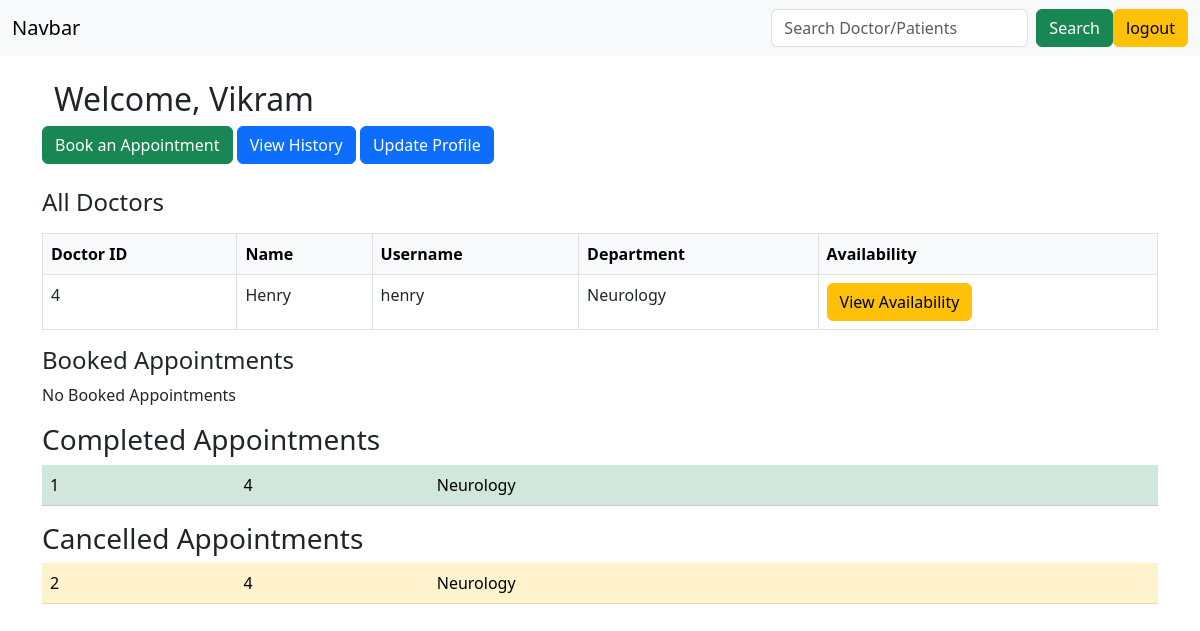
Screenshot of /patient_dashboard (signed in) with the database file from the repository.
### application/models.py (models this page shows)
class Patient(db.Model):
    __tablename__ = "patient"
    id=db.Column(db.Integer(),primary_key=True,autoincrement=True)
    patient_id = db.Column(db.Integer, db.ForeignKey("user.user_id"), unique=True)
    name=db.Column(db.String(),nullable=False)
    username = db.Column(db.String(),nullable=False)
    age=db.Column(db.Integer(),nullable=False)
    gender=db.Column(db.String())
    contact=db.Column(db.String(),unique=True,nullable=False)
    address=db.Column(db.String())
    appointments=db.relationship("Appointment",backref="patient",cascade="all, delete-orphan")

class Doctor(db.Model):
    __tablename__ = "doctor"
    id=db.Column(db.Integer(),primary_key=True,autoincrement=True)
    doctor_id = db.Column(db.Integer(),db.ForeignKey('user.user_id'),nullable=False)
    name = db.Column(db.String(100),nullable=False)
    username = db.Column(db.String(100),nullable=False)
    department = db.Column(db.String(100),db.ForeignKey("department.department_name"),nullable=False)
    availability = db.Column(db.String(200), nullable=True)
    appointments = db.relationship("Appointment", backref="doctor", cascade="all, delete-orphan")

class Appointment(db.Model):
    __tablename__ = "appointment"
    appointment_id = db.Column(db.Integer(),primary_key=True,autoincrement=True)
    patient_id = db.Column(db.Integer() , db.ForeignKey("patient.patient_id") ,nullable=False)
    doctor_id = db.Column(db.Integer() , db.ForeignKey("doctor.id"),nullable=True)
    date = db.Column(db.Date(),nullable = False)
    time = db.Column(db.Time(),nullable = False)
    status = db.Column(db.String(),nullable = False , default="Booked")

### application/patient_api.py (the view)
@api.route("/patient_dashboard", methods=["GET", "POST"])
@login_required
def patient_dashboard():
    if current_user.role != "patient":
        flash("Access Denied","danger")
        return redirect(url_for('auth.login'))
    current_patient = Patient.query.filter_by(patient_id=current_user.user_id).first()  # replace with current_user later
    db.session.expire_all()
    booked = Appointment.query.filter_by(patient_id=current_patient.patient_id, status="Booked").all()
    completed = Appointment.query.filter_by(patient_id=current_patient.patient_id, status="Completed").all()
    cancelled = Appointment.query.filter_by(patient_id=current_patient.patient_id, status="Cancelled").all()
    all_departments = Department.query.all()
    all_doctors=Doctor.query.all()
    doctor_department_map = {doc.doctor_id: doc.department for doc in Doctor.query.all()}
    return render_template(
        "patient/patient_dashboard.html",
        name=current_patient.name,
        patient_id=current_patient.patient_id,
        booked=booked,
        completed=completed,
        cancelled=cancelled,
        doctor_department_map=doctor_department_map,
        all_departments=all_departments,
        all_doctors=all_doctors
    )

### templates/patient/patient_dashboard.html
{% extends "patient/layout.html" %}
{% block body %}
  <div class="container-fluid">
    <h2>Welcome, {{ name }}</h2>
  </div>
  <a href="{{ url_for('patient_api.book_appointment') }}" class="btn btn-success">Book an Appointment</a>
  <a href="{{ url_for('patient_api.patient_history',patient_id=patient_id) }}" class="btn btn-primary">View History</a>
  <a href="{{ url_for('patient_api.update_profile')}}" class="btn btn-primary">Update Profile</a><br>
  <h4 class="mt-4">All Doctors</h4>
{% if all_doctors %}
  <table class="table table-bordered mt-3">
    <thead class="table-light">
      <tr>
        <th>Doctor ID</th>
        <th>Name</th>
        <th>Username</th>
        <th>Department</th>
        <th>Availability</th>
      </tr>
    </thead>
    <tbody>
      {% for doc in all_doctors %}
        <tr>
          <td>{{ doc.doctor_id }}</td>
          <td>{{ doc.name }}</td>
          <td>{{ doc.username }}</td>
          <td>{{ doc.department }}</td>
          <td><a href="{{ url_for('patient_api.check_availability',doctor_id=doc.doctor_id)}}" class="btn btn-warning">View Availability</a></td>
        </tr>
      {% endfor %}
    </tbody>
  </table>
{% else %}
  <p>No doctors available</p>
{% endif %}
  <h4>Booked Appointments</h4>
  {% if booked %}
  <table class="table table-striped">
    <thead>
      <tr>
        <th>Appointment ID</th>
        <th>Doctor ID</th>
        <th>Department</th>
        <th>Date</th>
        <th>Time</th>
      </tr>
    </thead>
    <tbody>
    {% for appt in booked %}
      <tr>
        <td>{{ appt.appointment_id }}</td>
        <td>{{ appt.doctor_id }}</td>
        <td>{{ doctor_department_map.get(appt.doctor_id, "N/A") }}</td>
        <td>{{ appt.date }}</td>
        <td>{{ appt.time }}</td>
        <td>
          <a href="{{ url_for('patient_api.reschedule_appointment', appointment_id=appt.appointment_id) }}" class="btn btn-warning btn-sm">Reschedule</a>
          <a href="{{ url_for('patient_api.mark_cancelled', appointment_id=appt.appointment_id) }}" class="btn btn-danger btn-sm">Cancel</a>
        </td>
      </tr>
    {% endfor %}
    </tbody>
  </table>
  {% else %}
  <p>No Booked Appointments</p>
  {% endif %}
  <h3>Completed Appointments</h3>
{% if completed %}
<table class="table table-success">
  <tbody>
    {% for appt in completed %}
      <tr>
        <td>{{ appt.appointment_id }}</td>
        <td>{{ appt.doctor_id }}</td>
        <td>{{ doctor_department_map.get(appt.doctor_id, 'N/A') }}</td>
      </tr>
    {% endfor %}
  </tbody>
</table>
{% else %}
<p>No Completed Appointments</p>
{% endif %}
<h3>Cancelled Appointments</h3>
{% if cancelled %}
<table class="table table-warning">
  <tbody>
    {% for appt in cancelled %}
      <tr>
        <td>{{ appt.appointment_id }}</td>
        <td>{{ appt.doctor_id }}</td>
        <td>{{ doctor_department_map.get(appt.doctor_id, 'N/A') }}</td>
      </tr>
    {% endfor %}
  </tbody>
</table>
{% else %}
<p>No Cancelled Appointments</p>
{% endif %}
{% endblock %}

### rows the page displays
Patient: name "Vikram"
Doctor: doctor_id "4", name "Henry", username "henry", department "Neurology", get "Neurology"
Appointment: appointment_id "1", doctor_id "4"
Appointment: appointment_id "2", doctor_id "4"
